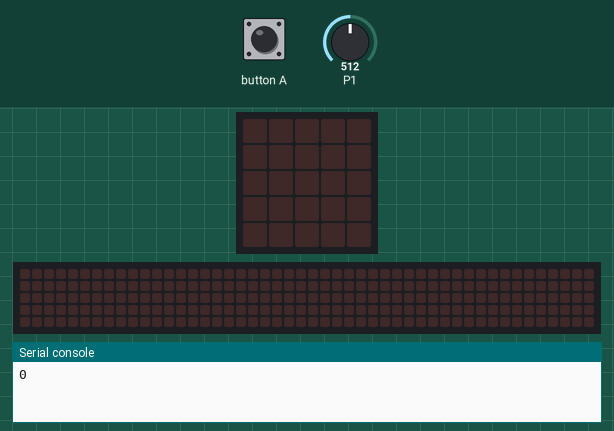
Simulated run of this program. Board: BBC micro:bit (MakeCode). On the bench: the board's 5×5 LED display, a strip that is not on the board, showing the scrolling text unrolled, the last lines printed to the serial console. The inputs (shaded band) are chosen by the test bench; at power-on: P1 = 512 (analog values on the 0–1023 scale). The 48×5 strip is a reading aid, not a part: it shows the text the display is scrolling, unrolled, one strip-width of it at a time.

Above: at 1.2 s.
1.3 s: button A pressed for 0.15 s
At 1.52 s:
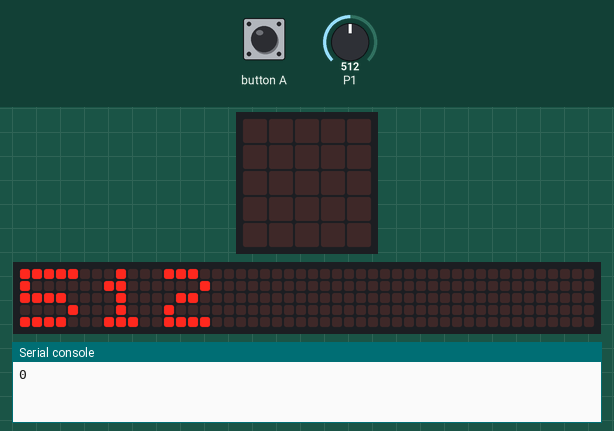
4.3 s: P1 set to 716
6.5 s: button A pressed for 0.15 s
At 6.72 s:
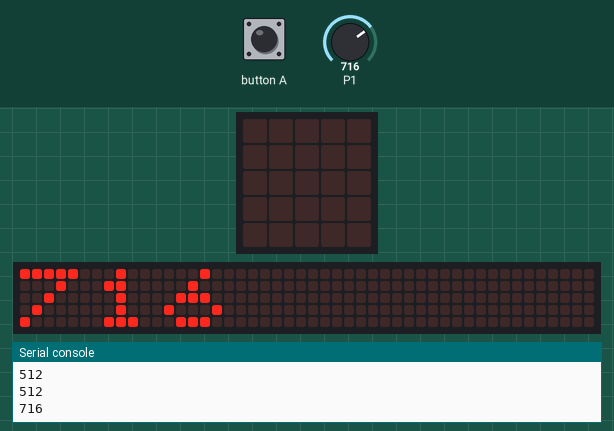
9.5 s: P1 set to 900
Timing chart, 0 to 12.0 s (numbered marks = the images above; inputs shaded):
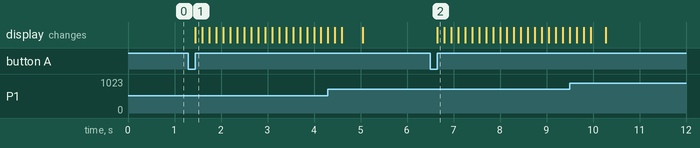

The program:

main.ts
```typescript
let humidite = 0
input.onButtonPressed(Button.A, function () {
    basic.showNumber(humidite)
})
loops.everyInterval(2000, function () {
    serial.writeLine("" + (humidite))
})
basic.forever(function () {
    humidite = pins.analogReadPin(AnalogPin.P1)
})
```

test.ts
```typescript
// les tests vont ici ; cela ne sera pas compilé si ce paquet est utilisé en tant qu'extension.
```

Measured:
- after the input at 1.3 s, the display: changes after 0.15 s (image 1)
- after the input at 6.5 s, the display: changes after 0.15 s (image 2)
